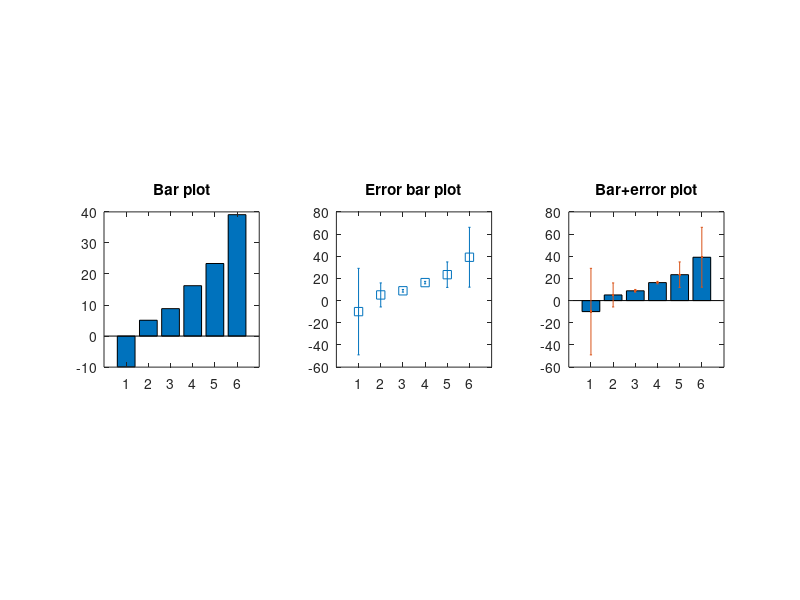
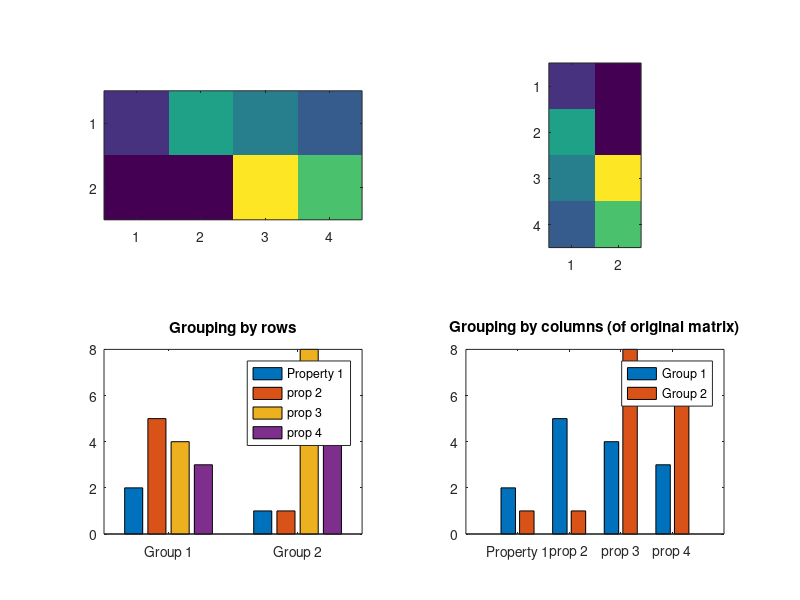

These figures' MATLAB source, in order:
%%
%     COURSE: Master MATLAB through guided problem-solving
%    SECTION: 2D plotting
%      VIDEO: Bars and errorbars
% Instructor: mikexcohen.com
%
%%

%% brief intro to bsxfun

m = rand(4,10);
v = 1:10;

m+v
bsxfun(@plus,m,v)

%%

% data sizes
m = 30; % rows
n =  6; % columns

% create data
data = 30 * randn(m, n);
data = bsxfun(@times, data, linspace(-1, 1, n).^2);
data = bsxfun(@plus, data, (1:n).^2);


figure(1), clf
subplot(131)
% bar plot of average of each feature
bar(1:n, mean(data, 1))
axis square, set(gca,'xlim',[0 n+1],'xtick',1:n)
title('Bar plot')


subplot(132)
% errorbar of standard deviation over observations within each feature
errorbar(1:n, mean(data), std(data), 's')
% mean is for the height of each element, std is for the size of the bars
axis square, set(gca,'xlim',[0 n+1],'xtick',1:n)
title('Error bar plot')


subplot(133)
% errorbar on top of bar
bar(1:n, mean(data, 1))
hold on
errorbar(1:n, mean(data), std(data), '.')
axis square, set(gca,'xlim',[0 n+1],'xtick',1:n)
title('Bar+error plot')

%% a tangent: series of bars

% data are groups (rows) X property (columns)
m = [2 5 4 3; 1 1 8 6];

figure(2), clf

% conceptualizing the data as <row> groups of <columns>
subplot(221)
imagesc(m), axis image
set(gca,'xtick',1:size(m,2),'ytick',1:size(m,1))

subplot(223)
bar(m)
set(gca,'xticklabel',{'Group 1';'Group 2'},'fontsize',10)
legend({'Property 1';'prop 2';'prop 3';'prop 4'})
title('Grouping by rows')



% now other orientation (property X group)
subplot(222)
imagesc(m'), axis image
set(gca,'xtick',1:size(m',2),'ytick',1:size(m',1))

subplot(224)
bar(m') % note the transpose
set(gca,'xticklabel',{'Property 1';'prop 2';'prop 3';'prop 4'},'fontsize',10)
legend({'Group 1';'Group 2'})
title('Grouping by columns (of original matrix)')


%%
